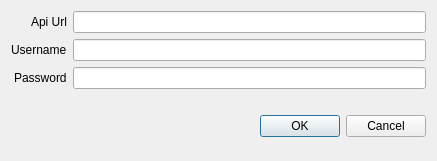
<?xml version="1.0" encoding="UTF-8"?>
<ui version="4.0">
 <class>GirderLoginDialog</class>
 <widget class="QDialog" name="GirderLoginDialog">
  <property name="geometry">
   <rect>
    <x>0</x>
    <y>0</y>
    <width>437</width>
    <height>161</height>
   </rect>
  </property>
  <property name="windowTitle">
   <string>Girder Login</string>
  </property>
  <property name="modal">
   <bool>true</bool>
  </property>
  <layout class="QFormLayout" name="formLayout_2">
   <property name="fieldGrowthPolicy">
    <enum>QFormLayout::AllNonFixedFieldsGrow</enum>
   </property>
   <item row="0" column="0" colspan="2">
    <layout class="QFormLayout" name="formLayout">
     <property name="fieldGrowthPolicy">
      <enum>QFormLayout::AllNonFixedFieldsGrow</enum>
     </property>
     <property name="labelAlignment">
      <set>Qt::AlignRight|Qt::AlignTrailing|Qt::AlignVCenter</set>
     </property>
     <item row="2" column="1">
      <widget class="QLineEdit" name="edit_password">
       <property name="toolTip">
        <string>Your password on the girder server.</string>
       </property>
       <property name="echoMode">
        <enum>QLineEdit::Password</enum>
       </property>
      </widget>
     </item>
     <item row="2" column="0">
      <widget class="QLabel" name="label_password">
       <property name="enabled">
        <bool>true</bool>
       </property>
       <property name="text">
        <string>Password</string>
       </property>
      </widget>
     </item>
     <item row="1" column="1">
      <widget class="QLineEdit" name="edit_username">
       <property name="toolTip">
        <string>Your username on the girder server.</string>
       </property>
      </widget>
     </item>
     <item row="1" column="0">
      <widget class="QLabel" name="label_username">
       <property name="text">
        <string>Username</string>
       </property>
      </widget>
     </item>
     <item row="0" column="0">
      <widget class="QLabel" name="label_apiUrl">
       <property name="text">
        <string>Api Url</string>
       </property>
      </widget>
     </item>
     <item row="0" column="1">
      <widget class="QLineEdit" name="edit_apiUrl">
       <property name="toolTip">
        <string>The Girder api url. Probably ends in &quot;/api/v1&quot;.</string>
       </property>
      </widget>
     </item>
    </layout>
   </item>
   <item row="1" column="0">
    <widget class="QLabel" name="label_message">
     <property name="text">
      <string/>
     </property>
     <property name="textFormat">
      <enum>Qt::AutoText</enum>
     </property>
    </widget>
   </item>
   <item row="2" column="1">
    <widget class="QDialogButtonBox" name="buttonBox">
     <property name="orientation">
      <enum>Qt::Horizontal</enum>
     </property>
     <property name="standardButtons">
      <set>QDialogButtonBox::Cancel|QDialogButtonBox::Ok</set>
     </property>
    </widget>
   </item>
  </layout>
 </widget>
 <tabstops>
  <tabstop>edit_apiUrl</tabstop>
  <tabstop>edit_username</tabstop>
  <tabstop>edit_password</tabstop>
 </tabstops>
 <resources/>
 <connections>
  <connection>
   <sender>buttonBox</sender>
   <signal>accepted()</signal>
   <receiver>GirderLoginDialog</receiver>
   <slot>accept()</slot>
   <hints>
    <hint type="sourcelabel">
     <x>248</x>
     <y>254</y>
    </hint>
    <hint type="destinationlabel">
     <x>157</x>
     <y>274</y>
    </hint>
   </hints>
  </connection>
  <connection>
   <sender>buttonBox</sender>
   <signal>rejected()</signal>
   <receiver>GirderLoginDialog</receiver>
   <slot>reject()</slot>
   <hints>
    <hint type="sourcelabel">
     <x>316</x>
     <y>260</y>
    </hint>
    <hint type="destinationlabel">
     <x>286</x>
     <y>274</y>
    </hint>
   </hints>
  </connection>
 </connections>
</ui>
